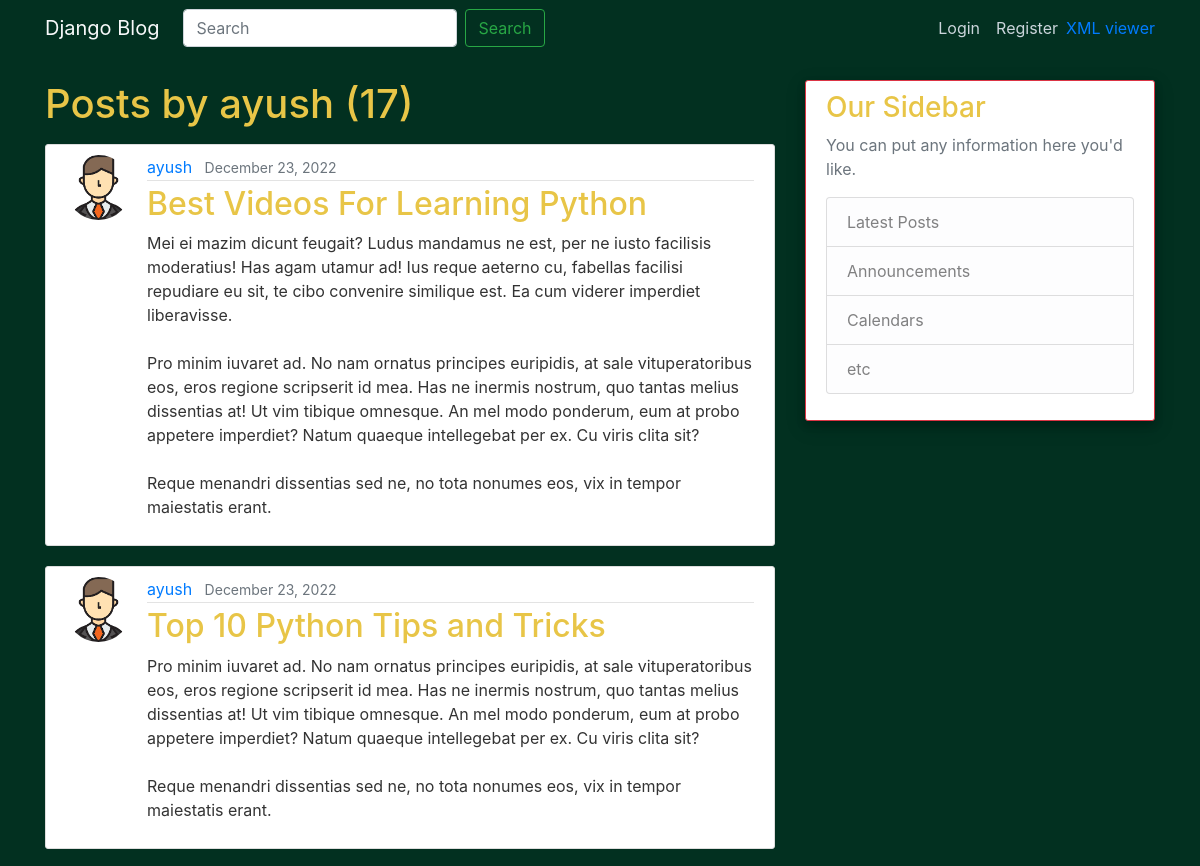
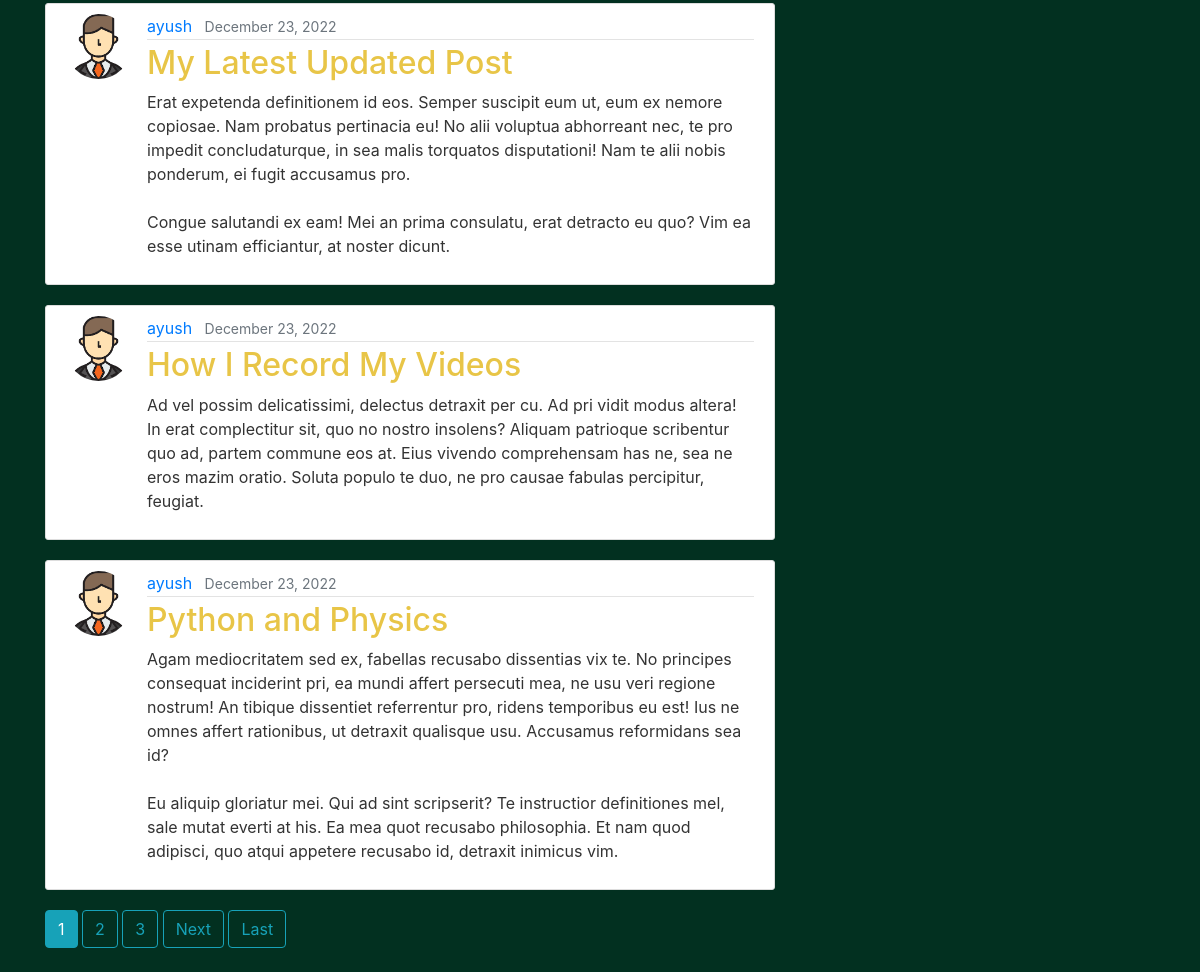
Page /user/ayush/ on the committed database (2 pictures, top to bottom).
### blog/models.py (models this page shows, shortened)
class Post(models.Model):
    title = models.CharField(max_length=100)
    content = models.TextField()
    date_posted = models.DateTimeField(default=timezone.now)
    author = models.ForeignKey(User, on_delete=models.CASCADE)
    thumbnail = models.ImageField(upload_to="post_pics",blank=True)

### users/models.py (models this page shows, shortened)
class Profile(models.Model):
    user = models.OneToOneField(User, on_delete=models.CASCADE)
    image = models.ImageField(default='default.jpg', upload_to='profile_pics')

### blog/views.py (the view)
# urls.py: path("user/<str:username>/", UserPostListView.as_view(), name='user-posts'),
class UserPostListView(ListView):
    model = Post
    template_name = "blog/user_posts.html"  #<app>/<model>_<viewtype>.html
    context_object_name = "posts"
    paginate_by = 5
    def get_queryset(self):
        user = get_object_or_404(User, username=self.kwargs.get('username'))
        return Post.objects.filter(author=user).order_by('-date_posted')

### blog/templates/blog/user_posts.html (shortened to what this page needs)
{% extends "blog/base.html" %}
{% block content %}
    <h1 class="mb-3">Posts by {{ view.kwargs.username }} ({{ page_obj.paginator.count }})</h1>
    {% for post in posts %}
        <article class="media content-section">
            <img class="rounded-circle article-img" src="{{ post.author.profile.image.url }}" alt="">
            <div class="media-body">
                <div class="article-metadata">
                <a class="mr-2" href="{% url 'user-posts' post.author.username %}">{{ post.author }}</a>
                <small class="text-muted">{{ post.date_posted|date:"F d, Y" }}</small>
            </div>
                <h2><a class="article-title" href="{% url 'post-detail' post.id %}">{{ post.title }}</a></h2>
                <p class="article-content">{{ post.content }}</p>
            </div>
        </article>
    {% endfor %}
    {% if is_paginated %}
        {% for num in page_obj.paginator.page_range %}
            {% if page_obj.number == num %}
                <a class="btn btn-info mb-4" href="?page={{ num }}">{{ num }}</a>
            {% elif num > page_obj.number|add:'-3' and num < page_obj.number|add:'3' %}
                 <a class="btn btn-outline-info mb-4" href="?page={{ num }}">{{ num }}</a>
            {% endif %}
        {% endfor %}
        {% if page_obj.has_next %}
            <a class="btn btn-outline-info mb-4" href="?page={{ page_obj.next_page_number }}">Next</a>
            <a class="btn btn-outline-info mb-4" href="?page={{ page_obj.paginator.num_pages }}">Last</a>
        {% endif %}
    {% endif %}
{% endblock content %}

### blog/static/blog/main.css (style rules this page uses)
body { background-color: #023020; color: #333333; margin-top: 5rem; }
h1, h2, h3, h4, h5, h6 { color: #E8C547; }
.content-section { background: #ffffff; padding: 10px 20px; border: 1px solid #dddddd; border-radius: 3px; margin-bottom: 20px; }
.article-title { color: #E8C547; }
.article-content { white-space: pre-line; }
.article-img { height: 65px; width: 65px; margin-right: 16px; }
.article-metadata { padding-bottom: 1px; margin-bottom: 4px; border-bottom: 1px solid #e3e3e3 }

### rows in the picture
Post: author.profile.image (picture), author "ayush", date_posted "December 23, 2022", title "Best Videos For Learning Python", content "Mei ei mazim dicunt feugait? Ludus mandamus ne est, per ne iusto facilisis moderatius! Has agam utamur ad! Ius reque aeterno cu, fabellas facilisi repudiare eu sit, te cibo convenire similique est. Ea cum viderer imperdiet liberavisse. Pro minim iuvaret ad. No nam ornatus principes euripidis, at sale vituperatoribus eos, eros regione scripserit id mea. Has ne inermis nostrum, quo tantas melius dissentias at! Ut vim tibique omnesque. An mel modo ponderum, eum at probo appetere imperdiet? Natum quaeque intellegebat per ex. Cu viris clita sit? Reque menandri dissentias sed ne, no tota nonumes eos, vix in tempor maiestatis erant."
Post: author.profile.image (picture), author "ayush", date_posted "December 23, 2022", title "Top 10 Python Tips and Tricks", content "Pro minim iuvaret ad. No nam ornatus principes euripidis, at sale vituperatoribus eos, eros regione scripserit id mea. Has ne inermis nostrum, quo tantas melius dissentias at! Ut vim tibique omnesque. An mel modo ponderum, eum at probo appetere imperdiet? Natum quaeque intellegebat per ex. Cu viris clita sit? Reque menandri dissentias sed ne, no tota nonumes eos, vix in tempor maiestatis erant."
Post: author.profile.image (picture), author "ayush", date_posted "December 23, 2022", title "My Latest Updated Post", content "Erat expetenda definitionem id eos. Semper suscipit eum ut, eum ex nemore copiosae. Nam probatus pertinacia eu! No alii voluptua abhorreant nec, te pro impedit concludaturque, in sea malis torquatos disputationi! Nam te alii nobis ponderum, ei fugit accusamus pro. Congue salutandi ex eam! Mei an prima consulatu, erat detracto eu quo? Vim ea esse utinam efficiantur, at noster dicunt."
Post: author.profile.image (picture), author "ayush", date_posted "December 23, 2022", title "How I Record My Videos", content "Ad vel possim delicatissimi, delectus detraxit per cu. Ad pri vidit modus altera! In erat complectitur sit, quo no nostro insolens? Aliquam patrioque scribentur quo ad, partem commune eos at. Eius vivendo comprehensam has ne, sea ne eros mazim oratio. Soluta populo te duo, ne pro causae fabulas percipitur, feugiat."
Post: author.profile.image (picture), author "ayush", date_posted "December 23, 2022", title "Python and Physics", content "Agam mediocritatem sed ex, fabellas recusabo dissentias vix te. No principes consequat inciderint pri, ea mundi affert persecuti mea, ne usu veri regione nostrum! An tibique dissentiet referrentur pro, ridens temporibus eu est! Ius ne omnes affert rationibus, ut detraxit qualisque usu. Accusamus reformidans sea id? Eu aliquip gloriatur mei. Qui ad sint scripserit? Te instructior definitiones mel, sale mutat everti at his. Ea mea quot recusabo philosophia. Et nam quod adipisci, quo atqui appetere recusabo id, detraxit inimicus vim."

### other values in the picture
{{ view.kwargs.username }} "ayush"
{{ page_obj.paginator.count }} "17"
{{ num }} "1"
{{ num }} "2" "3"
